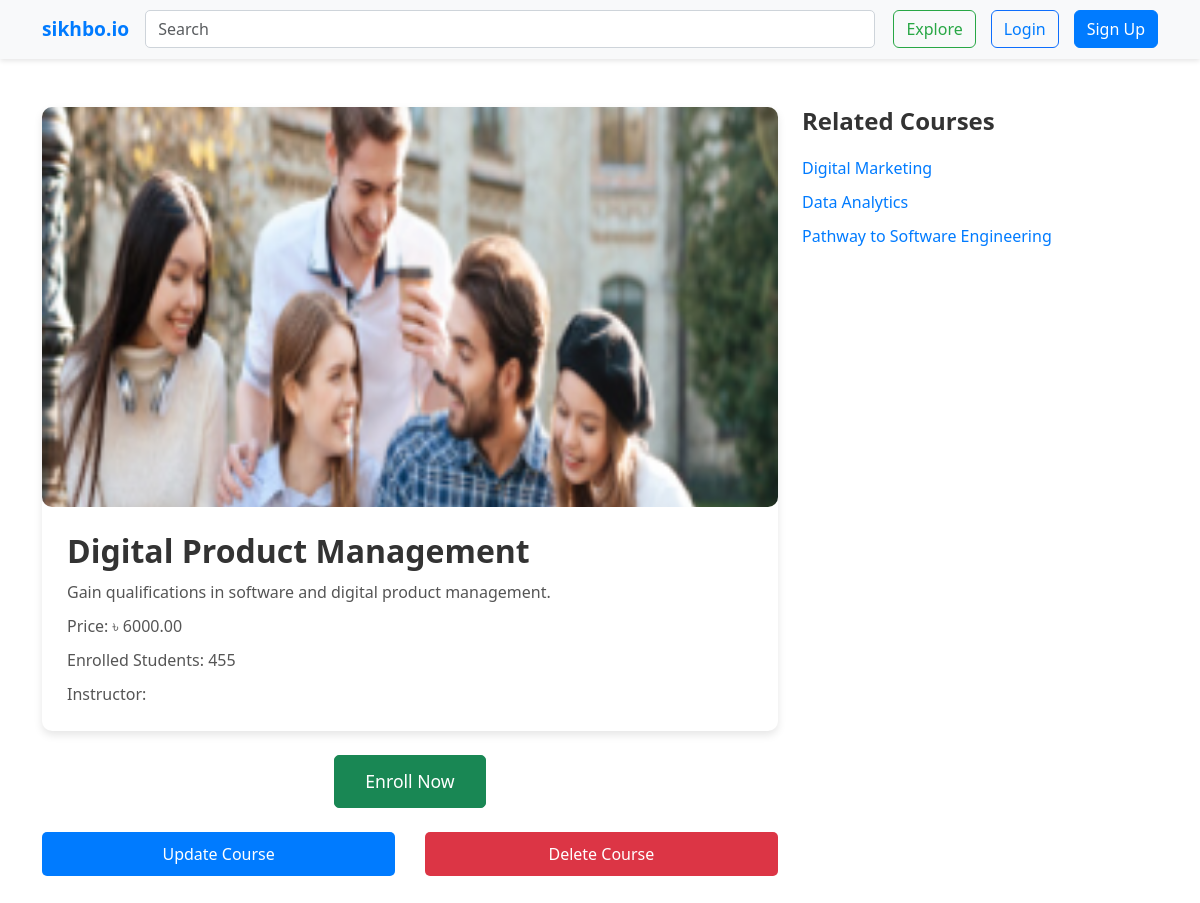
The page /course_details/2 on the database its author committed.
### base/models.py (models this page shows, shortened)
class Course(models.Model):
    title = models.CharField(max_length=200)
    description = models.TextField(null=True)
    price = models.DecimalField(max_digits=10, decimal_places=2)
    thumbnail = models.ImageField(upload_to='course_thumbnails/', null=True)
    category = models.ForeignKey(Category, on_delete=models.CASCADE, null=True)
    students_enrolled = models.PositiveIntegerField(default=0)
    image = models.ImageField(upload_to='', blank=True, null=True)

### base/views.py (the view)
# urls.py: path('course_details/<str:id>',base_views.course_details, name = 'course_details'),
def course_details(request, id):
    course = get_object_or_404(Course, pk=id)
    related_courses = Course.objects.filter(category=course.category).exclude(id=course.id)
    user_role = request.user.profile.role if request.user.is_authenticated else None
    context = {
        'course': course,
        'related_courses': related_courses,
        'user_role': user_role,
    }
    return render(request, 'course_details.html', context)

### template/course_details.html (shortened to what this page needs)
<!DOCTYPE html>
<html lang="en">
<head>
    {% load static %}
    <link href="https://cdn.jsdelivr.net/npm/bootstrap@5.3.0-alpha1/dist/css/bootstrap.min.css" rel="stylesheet">
    <link rel="stylesheet" href="{% static 'css/course_details.css' %}">
</head>
<body>
    <nav class="navbar navbar-expand-lg navbar-light bg-light">
        <div class="container">
            <a class="navbar-brand" href="{% url 'home' %}">sikhbo.io</a>
            <form class="navbar-form" method="POST">
                <input class="form-control me-2" type="search" placeholder="Search" aria-label="Search">
                <button class="btn btn-outline-success" type="submit">Explore</button>
            </form>
            <div class="navbar-links">
                {% if user.is_authenticated %}
                    <span>Welcome, {{ user.username }}!</span>
                    <a href="{% url 'logout' %}" class="btn btn-outline-danger">Logout</a>
                {% else %}
                    <a href="{% url 'login' %}" class="btn btn-outline-primary">Login</a>
                    <a href="{% url 'signup' %}" class="btn btn-primary">Sign Up</a>
                {% endif %}
            </div>
        </div>
    </nav>
    <section class="py-5">
        <div class="container">
            <div class="row">
                <div class="col-md-8">
                    <div class="card mb-4">
                        <img src="{{ course.thumbnail.url }}" class="card-img-top" alt="{{ course.title }}">
                        <div class="card-body">
                            <h2 class="card-title">{{ course.title }}</h2>
                            <p class="card-text">{{ course.description }}</p>
                            <p class="card-text">Price: ৳ {{ course.price }}</p>
                            <p class="card-text">Enrolled Students: {{ course.students_enrolled }}</p>
                            <p class="card-text">Instructor: {{ course.instructor.name }}</p>
                        </div>
                    </div>
                    <div class="text-center">
                        <a href="#" class="btn btn-success">Enroll Now</a>
                    </div>
                    <div class="d-flex justify-content-between mt-4">
                        <a href="{% url 'update_course' course.id %}" class="btn btn-primary">Update Course</a>
                        <a href="{% url 'delete_course' course.id %}" class="btn btn-danger">Delete Course</a>
                    </div>
                </div>
                <div class="col-md-4">
                    <h4>Related Courses</h4>
                    <ul>
                        {% for related_course in related_courses %}
                        <li><a href="{% url 'course_details' related_course.id %}">{{ related_course.title }}</a></li>
                        {% endfor %}
                    </ul>
                </div>
            </div>
        </div>
    </section>
</body>
</html>

### static/css/course_details.css (style rules this page uses)
.navbar { background-color: #fff; padding: 10px 20px; box-shadow: 0 2px 5px rgba(0, 0, 0, 0.1); display: flex; justify-content: space-between; align-items: center; }
.navbar-brand { font-weight: bold; font-size: 1.2rem; color: #007bff; }
.navbar-form { flex: 1; display: flex; align-items: center; }
.form-control { border-radius: 5px; border-color: #ced4da; flex: 1; }
.btn-outline-success { border-color: #28a745; color: #28a745; margin-left: 10px; }
.navbar-links { display: flex; align-items: center; }
.navbar-links a { margin-left: 15px; text-decoration: none; color: #007bff; }
.navbar-links .btn-primary { background-color: #007bff; border-color: #007bff; color: #fff; margin-left: 15px; }
.card { border: none; border-radius: 10px; box-shadow: 0 4px 8px rgba(0, 0, 0, 0.1); }
.card-img-top { border-radius: 10px; max-height: 400px; object-fit: cover; }
.card-body { padding: 25px; }
.card-title { font-size: 2rem; font-weight: 600; color: #333; }
.card-text { font-size: 1rem; margin: 10px 0; color: #555; }
.btn-success { font-size: 1.1rem; padding: 12px 30px; border-radius: 5px; transition: background-color 0.3s ease; }
.d-flex { margin-top: 30px; }
.d-flex .btn { font-size: 1rem; padding: 10px 20px; border-radius: 5px; width: 48%; }
.d-flex .btn-primary { background-color: #007bff; border: none; }
.d-flex .btn-danger { background-color: #dc3545; border: none; }
.col-md-4 h4 { font-size: 1.5rem; margin-bottom: 20px; font-weight: bold; color: #333; }
ul { list-style-type: none; padding-left: 0; }
ul li { margin-bottom: 10px; }
ul li a { color: #007bff; text-decoration: none; }

### rows shown on the page
Course: thumbnail (picture), title "Digital Product Management", description "Gain qualifications in software and digital product management.", price "6000.00", students_enrolled "455"
Course: title "Digital Marketing"
Course: title "Data Analytics"
Course: title "Pathway to Software Engineering"
